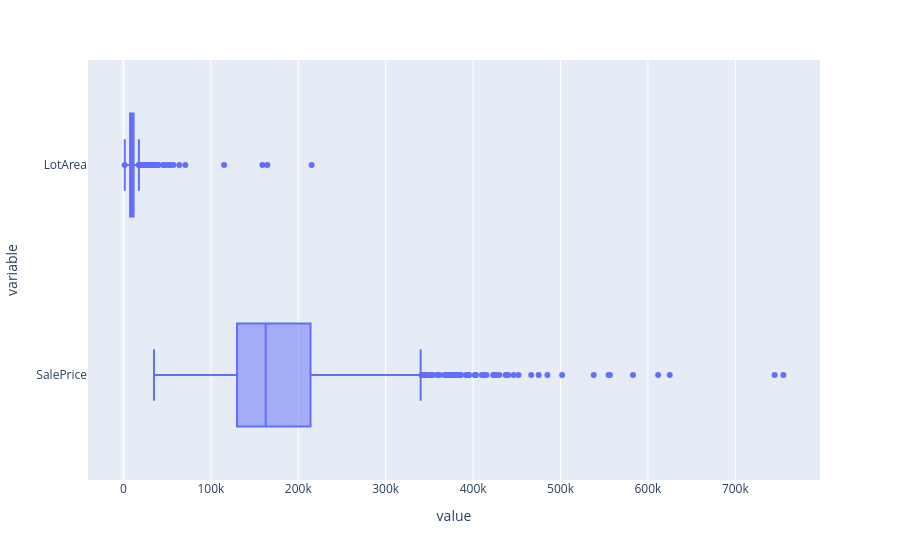

The notebook cell this image was saved under:
### Code cell
graphoutliers2 = px.box(data[large_scale], orientation='h' )
graphoutliers2.show()

### Figure 1 — Plotly figure (JSON) as saved in the notebook; plotly's stock layout.template omitted (floating-point values rounded to 4 significant figures; data arrays with more than 128 entries replaced by an {"elided": "..."} marker saying what was removed)
{"data": [{"alignmentgroup": "True", "hovertemplate": "value=%{x}<br>variable=%{y}<extra></extra>", "legendgroup": "", "marker": {"color": "#636efa"}, "name": "", "notched": false, "offsetgroup": "", "orientation": "h", "showlegend": false, "type": "box", "x": {"elided": "2904 int values"}, "x0": " ", "xaxis": "x", "y": {"elided": "2904 str values"}, "y0": " ", "yaxis": "y"}], "layout": {"boxmode": "group", "legend": {"tracegroupgap": 0}, "margin": {"t": 60}, "xaxis": {"anchor": "y", "domain": [0, 1], "title": {"text": "value"}}, "yaxis": {"anchor": "x", "domain": [0, 1], "title": {"text": "variable"}}}}
